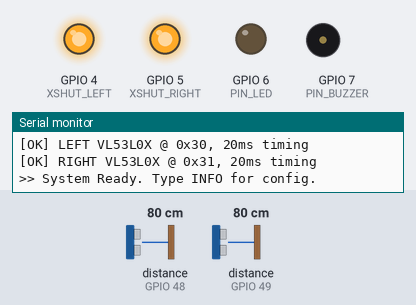
A program run on a simulated ESP32-C3. On the bench: output pins drawn as LEDs (lit = HIGH), buzzer (waves = sounding, pin HIGH), the last lines printed to the serial monitor. Dashed ring = blinking. The inputs (shaded band) are chosen by the test bench; at power-on: distance to the obstacle (sensors on GPIO 48, GPIO 49) 80 cm. EEPROM starts erased; USB keyboard and mouse output is not drawn.

Above: at 3.7 s.
3.8 s: distance to the obstacle (sensor on GPIO 48) set to 11 cm
6.7 s: distance to the obstacle (sensor on GPIO 48) set to 8 cm
At 8.49 s:
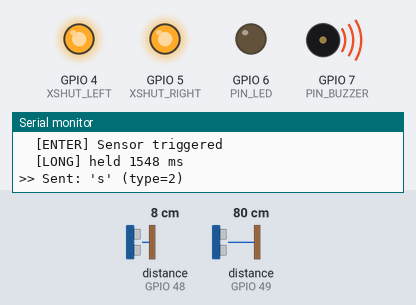
9.7 s: distance to the obstacle (sensor on GPIO 49) set to 11 cm
12.5 s: distance to the obstacle (sensor on GPIO 49) set to 8 cm
At 14.52 s:
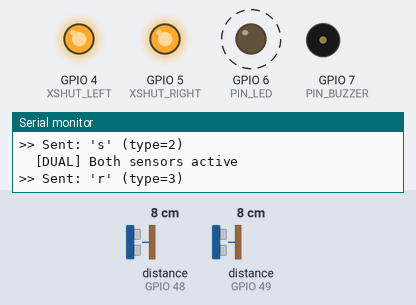
Timing chart, 0 to 16.3 s (numbered marks = the images above; inputs shaded):
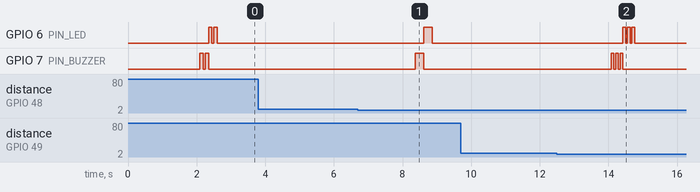

The program:

main.cpp
```cpp
/**
 * ============================================================
 *  PADEL SCOREBOARD - ESP32-C3 BLE HID CONTROLLER (V2.1)
 * ============================================================
 *
 * Uses 2x GY-530 VL53L0X Laser TOF sensors as touchless
 * "tap" buttons — optimized for Padel RACKET gestures.
 *
 * KEY IMPROVEMENTS in V2.1:
 *   - Hysteresis band (separate trigger-in / trigger-out distance)
 *     to prevent jitter at the detection boundary.
 *   - Multi-sample confirmation to ignore single noise spikes
 *     or vibration from a fast racket swing.
 *   - Minimum dwell time: shorter than typical hand-wave setting
 *     to accommodate fast racket tap movements.
 *   - Mandatory cooldown after each action to prevent double-fire
 *     from a racket "bouncing" through the zone twice.
 *   - VL53L0X set to SHORT RANGE mode for faster, more stable
 *     readings at close distances (<200mm).
 *   - All critical timing/threshold parameters are labeled with
 *     [TUNABLE] markers and explanation for easy adjustment.
 *
 * WIRING:
 *   I2C SDA        → GPIO 8
 *   I2C SCL        → GPIO 9
 *   XSHUT LEFT     → GPIO 4
 *   XSHUT RIGHT    → GPIO 5
 *   LED            → GPIO 6
 *   Buzzer         → GPIO 7
 *
 * SERIAL CONSOLE COMMANDS (USB-C, 115200 baud):
 *   INFO                 — Show current config
 *   SET_DIST_IN  <mm>    — Set trigger-in distance
 *   SET_DIST_OUT <mm>    — Set trigger-out (hysteresis) distance
 *   SET_DELAY    <ms>    — Long hold duration for minus/reset
 *   SET_DWELL    <ms>    — Min time in zone to count as valid
 *   SET_CONFIRM  <n>     — Number of consecutive samples to confirm
 *   SET_COOLDOWN <ms>    — Cooldown after each action
 *   SET_KEY_LA   <char>  — Key: Left short (Team A +)
 *   SET_KEY_LB   <char>  — Key: Left long  (Team A -)
 *   SET_KEY_RA   <char>  — Key: Right short (Team B +)
 *   SET_KEY_RB   <char>  — Key: Right long  (Team B -)
 *   SET_KEY_RES  <char>  — Key: Both long   (Reset)
 *
 * ============================================================
 */

#include <Arduino.h>
#include <Wire.h>
#include <BleKeyboard.h>
#include <Adafruit_VL53L0X.h>
#include <Preferences.h>

// ============================================================
//  PIN DEFINITIONS
//  Adjust these if your ESP32-C3 board uses different GPIO layout
// ============================================================
#define I2C_SDA       8
#define I2C_SCL       9
#define XSHUT_LEFT    4
#define XSHUT_RIGHT   5
#define PIN_LED       6
#define PIN_BUZZER    7

// VL53L0X I2C addresses after address reassignment at boot
#define ADDR_LEFT     0x30
#define ADDR_RIGHT    0x31

// ============================================================
//  [TUNABLE] SENSING PARAMETERS
//  These are the most important values to adjust on the court.
//  All can also be changed live via USB Serial commands.
// ============================================================

// [TUNABLE] DIST_IN: Distance (mm) to START a trigger.
//   Raket (good reflector): try 80-120mm
//   Hand: try 130-180mm
//   ↑ Lower = closer tap needed. ↓ Higher = more forgiving.
uint16_t distIn = 100;

// [TUNABLE] DIST_OUT: Distance (mm) to END a trigger (hysteresis).
//   Must be > distIn. The gap prevents jitter at the boundary.
//   Recommended: distIn + 60 to 80mm
//   Example: distIn=100, distOut=180 → 80mm hysteresis band.
uint16_t distOut = 180;

// [TUNABLE] MIN_DWELL_MS: Minimum time (ms) the racket must stay
//   in the zone before the trigger is considered VALID.
//   Prevents false triggers from the racket just flying past.
//   Raket: 40-80ms.  Hand: 100-200ms.
uint16_t minDwellMs = 50;

// [TUNABLE] CONFIRM_SAMPLES: Number of consecutive sensor readings
//   below distIn needed before a trigger is registered.
//   Prevents single noise/vibration spikes from firing.
//   At 15ms/loop → 2 samples = 30ms confirm time.
//   Raket: 2-3.  Hand/slower: 3-5.
uint8_t confirmSamples = 2;

// [TUNABLE] COOLDOWN_MS: Mandatory wait (ms) after any action fires
//   before the same sensor can trigger again.
//   Prevents a single racket swing from scoring twice if it
//   passes through the zone and bounces back quickly.
//   Recommended: 600-1000ms.
uint32_t cooldownMs = 700;

// [TUNABLE] DELAY_LONG_MS: How long the sensor must be blocked
//   continuously to fire a LONG (minus/undo) action.
//   Raket use case: hold racket steady near sensor for Undo.
//   Recommended: 1500-2000ms.
uint32_t delayLong = 1500;

// ============================================================
//  KEY BINDINGS (configurable via Serial)
// ============================================================
char keyLeftShort  = 'a';
char keyLeftLong   = 's';
char keyRightShort = 'b';
char keyRightLong  = 'd';
char keyReset      = 'r';

// ============================================================
//  INTERNAL STATE
// ============================================================
BleKeyboard       bleKeyboard("Padel Remote V2", "PadelBoard", 100);
Adafruit_VL53L0X  sensorL;
Adafruit_VL53L0X  sensorR;
Preferences       prefs;

struct SensorState {
    bool      triggered;
    uint8_t   confirmCount;  // consecutive samples inside distIn
    uint32_t  dwellStart;    // when first confirmed entry happened
    uint32_t  lastActionTime;
    bool      actionSent;
    bool      longActionSent;
};

SensorState stateL = {false, 0, 0, 0, false, false};
SensorState stateR = {false, 0, 0, 0, false, false};

// Dual-sensor reset state
bool   dualActive     = false;
uint32_t dualStart    = 0;
bool   resetSent      = false;

// ============================================================
//  FEEDBACK
// ============================================================
void triggerBuzzer(int durationMs, int count = 1) {
    for (int i = 0; i < count; i++) {
        digitalWrite(PIN_BUZZER, HIGH); delay(durationMs);
        digitalWrite(PIN_BUZZER, LOW);
        if (count > 1 && i < count - 1) delay(50);
    }
}

void blinkLED(int durationMs, int count = 1) {
    for (int i = 0; i < count; i++) {
        digitalWrite(PIN_LED, HIGH); delay(durationMs);
        digitalWrite(PIN_LED, LOW);
        if (count > 1 && i < count - 1) delay(50);
    }
}

// Feedback types: 1=short-press, 2=long-press, 3=reset, 0=error
void feedback(int type) {
    if (type == 1) { triggerBuzzer(60);    blinkLED(60); }
    else if (type == 2) { triggerBuzzer(250);   blinkLED(250); }
    else if (type == 3) { triggerBuzzer(80, 3); blinkLED(80, 3); }
    else               { triggerBuzzer(40, 2); } // BLE disconnected
}

// ============================================================
//  SEND KEY
// ============================================================
void sendKey(char k, int type) {
    if (bleKeyboard.isConnected()) {
        bleKeyboard.print(k);
        Serial.printf(">> Sent: '%c' (type=%d)\n", k, type);
        feedback(type);
    } else {
        Serial.printf(">> BLE not connected — ignoring '%c'\n", k);
        feedback(0);
    }
}

// ============================================================
//  CONFIG: LOAD / SAVE / PRINT
// ============================================================
void printConfig() {
    Serial.println("\n======= Config =======");
    Serial.printf("  distIn      : %u mm    [TUNABLE: SET_DIST_IN]\n",  distIn);
    Serial.printf("  distOut     : %u mm    [TUNABLE: SET_DIST_OUT]\n", distOut);
    Serial.printf("  minDwell    : %u ms    [TUNABLE: SET_DWELL]\n",    minDwellMs);
    Serial.printf("  confirm     : %u smpls [TUNABLE: SET_CONFIRM]\n",  confirmSamples);
    Serial.printf("  cooldown    : %u ms    [TUNABLE: SET_COOLDOWN]\n", cooldownMs);
    Serial.printf("  delayLong   : %u ms    [TUNABLE: SET_DELAY]\n",    delayLong);
    Serial.printf("  Keys L(+/-)  : %c / %c\n", keyLeftShort,  keyLeftLong);
    Serial.printf("  Keys R(+/-)  : %c / %c\n", keyRightShort, keyRightLong);
    Serial.printf("  Key Reset    : %c\n",      keyReset);
    Serial.println("======================\n");
}

void loadConfig() {
    prefs.begin("padel", false);
    distIn         = prefs.getUShort("dist_in",      100);
    distOut        = prefs.getUShort("dist_out",     180);
    minDwellMs     = prefs.getUShort("min_dwell",     50);
    confirmSamples = prefs.getUChar ("confirm",         2);
    cooldownMs     = prefs.getUInt  ("cooldown",      700);
    delayLong      = prefs.getUInt  ("delay_long",   1500);
    keyLeftShort   = prefs.getChar  ("key_la",        'a');
    keyLeftLong    = prefs.getChar  ("key_lb",        's');
    keyRightShort  = prefs.getChar  ("key_ra",        'b');
    keyRightLong   = prefs.getChar  ("key_rb",        'd');
    keyReset       = prefs.getChar  ("key_res",       'r');
    printConfig();
}

// ============================================================
//  SERIAL COMMAND PROCESSOR
// ============================================================
void processSerialCommand() {
    if (!Serial.available()) return;
    String cmd = Serial.readStringUntil('\n');
    cmd.trim();
    if (cmd.isEmpty()) return;

    int spaceIdx = cmd.indexOf(' ');
    if (spaceIdx <= 0) {
        if (cmd == "INFO") printConfig();
        else Serial.println("Unknown cmd. Try: INFO, SET_DIST_IN, SET_DIST_OUT, SET_DWELL, SET_CONFIRM, SET_COOLDOWN, SET_DELAY, SET_KEY_LA/LB/RA/RB/RES");
        return;
    }

    String action = cmd.substring(0, spaceIdx);
    String value  = cmd.substring(spaceIdx + 1);
    value.trim();
    bool changed = false;

    if      (action == "SET_DIST_IN")   { distIn         = value.toInt(); prefs.putUShort("dist_in",    distIn);         changed = true; }
    else if (action == "SET_DIST_OUT")  { distOut        = value.toInt(); prefs.putUShort("dist_out",   distOut);        changed = true; }
    else if (action == "SET_DWELL")     { minDwellMs     = value.toInt(); prefs.putUShort("min_dwell",  minDwellMs);     changed = true; }
    else if (action == "SET_CONFIRM")   { confirmSamples = value.toInt(); prefs.putUChar ("confirm",    confirmSamples); changed = true; }
    else if (action == "SET_COOLDOWN")  { cooldownMs     = value.toInt(); prefs.putUInt  ("cooldown",   cooldownMs);     changed = true; }
    else if (action == "SET_DELAY")     { delayLong      = value.toInt(); prefs.putUInt  ("delay_long", delayLong);      changed = true; }
    else if (action == "SET_KEY_LA" && value.length() > 0) { keyLeftShort  = value[0]; prefs.putChar("key_la",  keyLeftShort);  changed = true; }
    else if (action == "SET_KEY_LB" && value.length() > 0) { keyLeftLong   = value[0]; prefs.putChar("key_lb",  keyLeftLong);   changed = true; }
    else if (action == "SET_KEY_RA" && value.length() > 0) { keyRightShort = value[0]; prefs.putChar("key_ra",  keyRightShort); changed = true; }
    else if (action == "SET_KEY_RB" && value.length() > 0) { keyRightLong  = value[0]; prefs.putChar("key_rb",  keyRightLong);  changed = true; }
    else if (action == "SET_KEY_RES" && value.length() > 0){ keyReset      = value[0]; prefs.putChar("key_res", keyReset);      changed = true; }
    else Serial.printf("Unknown action: %s\n", action.c_str());

    if (changed) {
        Serial.printf("  Applied: %s = %s\n", action.c_str(), value.c_str());
        feedback(1);
    }
}

// ============================================================
//  SENSOR INIT (dual I2C address via XSHUT)
// ============================================================
void initSensors() {
    // Pull both sensors offline
    digitalWrite(XSHUT_LEFT,  LOW);
    digitalWrite(XSHUT_RIGHT, LOW);
    delay(20);

    // Boot LEFT, assign address
    digitalWrite(XSHUT_LEFT, HIGH); delay(20);
    if (!sensorL.begin(ADDR_LEFT, false, &Wire)) {
        Serial.println("[ERR] LEFT VL53L0X not found!");
    } else {
        // [TUNABLE] Timing budget: lower = faster but noisier.
        //   20000 µs (20ms) = SHORT RANGE, best for <200mm racket use.
        //   33000 µs (33ms) = balanced
        //   200000 µs       = highest accuracy (too slow for tap detection)
        sensorL.setMeasurementTimingBudgetMicroSeconds(20000);
        Serial.println("[OK] LEFT VL53L0X @ 0x30, 20ms timing");
    }

    // Boot RIGHT, assign address
    digitalWrite(XSHUT_RIGHT, HIGH); delay(20);
    if (!sensorR.begin(ADDR_RIGHT, false, &Wire)) {
        Serial.println("[ERR] RIGHT VL53L0X not found!");
    } else {
        sensorR.setMeasurementTimingBudgetMicroSeconds(20000);
        Serial.println("[OK] RIGHT VL53L0X @ 0x31, 20ms timing");
    }
}

// ============================================================
//  SENSOR LOGIC: process one sensor with full hysteresis,
//  confirmation, dwell, cooldown, and long-press detection.
// ============================================================
void processSensor(
    SensorState &state,
    uint16_t     rawDist,
    bool         rangeOk,
    bool         blockedByDual,
    char         keyShort,
    char         keyLong
) {
    uint32_t now = millis();

    // Ignore sensor entirely during cooldown
    if (now - state.lastActionTime < cooldownMs) {
        return;
    }

    // Determine if this reading is "in zone" using hysteresis:
    //   Enter condition: below distIn (tight threshold)
    //   Exit condition : above distOut (wider threshold)
    bool inZone = rangeOk && (rawDist < distIn);
    bool outZone = !rangeOk || (rawDist > distOut);

    // --- NOT YET TRIGGERED ---
    if (!state.triggered) {
        if (inZone) {
            state.confirmCount++;
            // [TUNABLE] Must see `confirmSamples` consecutive readings to confirm
            if (state.confirmCount >= confirmSamples) {
                state.triggered     = true;
                state.dwellStart    = now;
                state.actionSent    = false;
                state.longActionSent = false;
                state.confirmCount  = 0;
                Serial.println("  [ENTER] Sensor triggered");
            }
        } else {
            state.confirmCount = 0; // Reset counter on any reading out of zone
        }
        return;
    }

    // --- TRIGGERED: check for long press or exit ---
    if (blockedByDual) return; // Dual-press logic takes priority

    // Long press: still in zone and held long enough
    if (!outZone && !state.longActionSent &&
        (now - state.dwellStart >= delayLong)) {
        Serial.printf("  [LONG] held %lu ms\n", now - state.dwellStart);
        sendKey(keyLong, 2);
        state.longActionSent  = true;
        state.actionSent      = true;
        state.lastActionTime  = now;
    }

    // Exit zone: fire short press if not already fired a long press
    if (outZone) {
        uint32_t dwellTime = now - state.dwellStart;
        Serial.printf("  [EXIT] dwell=%lu ms\n", dwellTime);

        // Only fire short if within valid dwell window and nothing sent yet
        if (!state.actionSent && dwellTime >= minDwellMs && dwellTime < delayLong) {
            sendKey(keyShort, 1);
            state.lastActionTime = now;
        }

        // Reset state for next gesture
        state.triggered      = false;
        state.confirmCount   = 0;
        state.actionSent     = false;
        state.longActionSent = false;
    }
}

// ============================================================
//  SETUP
// ============================================================
void setup() {
    Serial.begin(115200);
    delay(2000); // Allow USB serial to enumerate on C3

    pinMode(XSHUT_LEFT,  OUTPUT);
    pinMode(XSHUT_RIGHT, OUTPUT);
    pinMode(PIN_LED,     OUTPUT);
    pinMode(PIN_BUZZER,  OUTPUT);
    digitalWrite(PIN_LED,    LOW);
    digitalWrite(PIN_BUZZER, LOW);

    Serial.println("\n============================");
    Serial.println("  Padel Remote V2.1 Boot");
    Serial.println("============================");

    loadConfig();

    Wire.begin(I2C_SDA, I2C_SCL);
    initSensors();

    bleKeyboard.begin();

    // Boot jingle: 2 beeps = ready
    triggerBuzzer(100, 2);
    blinkLED(100, 2);
    Serial.println(">> System Ready. Type INFO for config.\n");
}

// ============================================================
//  MAIN LOOP
// ============================================================
void loop() {
    processSerialCommand();

    // Read both sensors
    VL53L0X_RangingMeasurementData_t mL, mR;
    sensorL.rangingTest(&mL, false);
    sensorR.rangingTest(&mR, false);

    uint16_t dL = mL.RangeMilliMeter;
    uint16_t dR = mR.RangeMilliMeter;
    bool     okL = (mL.RangeStatus != 4);
    bool     okR = (mR.RangeStatus != 4);

    bool lInZone = okL && (dL < distIn);
    bool rInZone = okR && (dR < distIn);

    uint32_t now = millis();

    // ── DUAL SENSOR (Reset logic) ────────────────────────────
    if (lInZone && rInZone) {
        if (!dualActive) {
            dualActive = true;
            dualStart  = now;
            resetSent  = false;
            // Block individual sensor actions while dual is active
            stateL.actionSent = true;
            stateR.actionSent = true;
            Serial.println("  [DUAL] Both sensors active");
        } else if (!resetSent && (now - dualStart >= delayLong)) {
            sendKey(keyReset, 3);
            resetSent = true;
        }
        // [TUNABLE] Loop delay during dual detection
        // Keep short so reset fires promptly.
        delay(15);
        return;
    }

    // Exit dual mode
    if (dualActive && !(lInZone && rInZone)) {
        dualActive = false;
        resetSent  = false;
        stateL.triggered = false;
        stateR.triggered = false;
        stateL.confirmCount = 0;
        stateR.confirmCount = 0;
    }

    // ── INDIVIDUAL SENSORS ───────────────────────────────────
    processSensor(stateL, dL, okL, dualActive, keyLeftShort,  keyLeftLong);
    processSensor(stateR, dR, okR, dualActive, keyRightShort, keyRightLong);

    // [TUNABLE] Main loop delay (ms).
    //   Lower = more responsive but higher I2C load.
    //   At 20ms sensor timing budget, going below 10ms is pointless.
    //   Recommended: 10-20ms for racket use.
    delay(15);
}
```

Measured:
- the behaviour switches between 10 and 9 cm on distance to the obstacle (sensor on GPIO 48) (found by bisection; images 0 and 1)
- the behaviour switches between 10 and 9 cm on distance to the obstacle (sensor on GPIO 49) (found by bisection; images 1 and 2)
- after the input at 3.8 s, every drawn part: stays the same
- after the input at 6.7 s, GPIO 6 (PIN_LED): LOW → HIGH after 1.9 s, → LOW 0.25 s later; GPIO 7 (PIN_BUZZER): LOW → HIGH after 1.7 s, → LOW 0.25 s later
- after the input at 9.7 s, every drawn part: stays the same
- after the input at 12.5 s, GPIO 6 (PIN_LED): alternates HIGH for 0.08 s and LOW for 0.05 s, 6 changes in all, then stays LOW, starting after 1.9 s; GPIO 7 (PIN_BUZZER): alternates HIGH for 0.08 s and LOW for 0.05 s, 6 changes in all, then stays LOW, starting after 1.6 s
